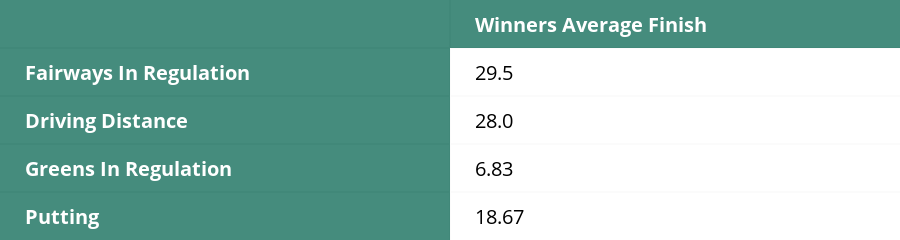

Here is the notebook cell this chart was saved with:
### Code cell
winner_rankings = [['', 'Winners Average Finish'],
                  ['Fairways In Regulation', winners['FIR Rank'].mean()],
                  ['Driving Distance', winners['dist Rank'].mean()],
                  ['Greens In Regulation', round(winners['GIR Rank'].mean(), 2)],
                  ['Putting', round(winners['Putting Rank'].mean(), 2)]]

ranking_table = FF.create_table(winner_rankings, index=True)

ranking_table['data'][0]['colorscale'] = [[0, '#076652'], [0.5, '#ffffff'], [1, '#ffffff']]

for i in range(10):
    ranking_table['layout']['annotations'][i]['font'].update({'size':20})

pyo.iplot(ranking_table)

### Figure 1 — Plotly figure (JSON) as saved in the notebook; plotly's stock layout.template omitted (floating-point values rounded to 4 significant figures)
{"data": [{"colorscale": [[0, "#076652"], [0.5, "#ffffff"], [1, "#ffffff"]], "hoverinfo": "none", "opacity": 0.75, "showscale": false, "type": "heatmap", "uid": "fca05aa9-0ce2-48a8-b67a-6c62ffeb7a38", "z": [[0, 0], [0, 0.5], [0, 1], [0, 0.5], [0, 1]]}], "layout": {"annotations": [{"align": "left", "font": {"color": "#ffffff", "size": 20}, "showarrow": false, "text": "<b></b>", "x": -0.45, "xanchor": "left", "xref": "x", "y": 0, "yref": "y"}, {"align": "left", "font": {"color": "#ffffff", "size": 20}, "showarrow": false, "text": "<b>Winners Average Finish</b>", "x": 0.55, "xanchor": "left", "xref": "x", "y": 0, "yref": "y"}, {"align": "left", "font": {"color": "#ffffff", "size": 20}, "showarrow": false, "text": "<b>Fairways In Regulation</b>", "x": -0.45, "xanchor": "left", "xref": "x", "y": 1, "yref": "y"}, {"align": "left", "font": {"color": "#000000", "size": 20}, "showarrow": false, "text": "29.5", "x": 0.55, "xanchor": "left", "xref": "x", "y": 1, "yref": "y"}, {"align": "left", "font": {"color": "#ffffff", "size": 20}, "showarrow": false, "text": "<b>Driving Distance</b>", "x": -0.45, "xanchor": "left", "xref": "x", "y": 2, "yref": "y"}, {"align": "left", "font": {"color": "#000000", "size": 20}, "showarrow": false, "text": "28.0", "x": 0.55, "xanchor": "left", "xref": "x", "y": 2, "yref": "y"}, {"align": "left", "font": {"color": "#ffffff", "size": 20}, "showarrow": false, "text": "<b>Greens In Regulation</b>", "x": -0.45, "xanchor": "left", "xref": "x", "y": 3, "yref": "y"}, {"align": "left", "font": {"color": "#000000", "size": 20}, "showarrow": false, "text": "6.83", "x": 0.55, "xanchor": "left", "xref": "x", "y": 3, "yref": "y"}, {"align": "left", "font": {"color": "#ffffff", "size": 20}, "showarrow": false, "text": "<b>Putting</b>", "x": -0.45, "xanchor": "left", "xref": "x", "y": 4, "yref": "y"}, {"align": "left", "font": {"color": "#000000", "size": 20}, "showarrow": false, "text": "18.67", "x": 0.55, "xanchor": "left", "xref": "x", "y": 4, "yref": "y"}], "height": 200, "margin": {"b": 0, "l": 0, "r": 0, "t": 0}, "xaxis": {"dtick": 1, "gridwidth": 2, "showticklabels": false, "tick0": -0.5, "ticks": "", "zeroline": false}, "yaxis": {"autorange": "reversed", "dtick": 1, "gridwidth": 2, "showticklabels": false, "tick0": 0.5, "ticks": "", "zeroline": false}}}
